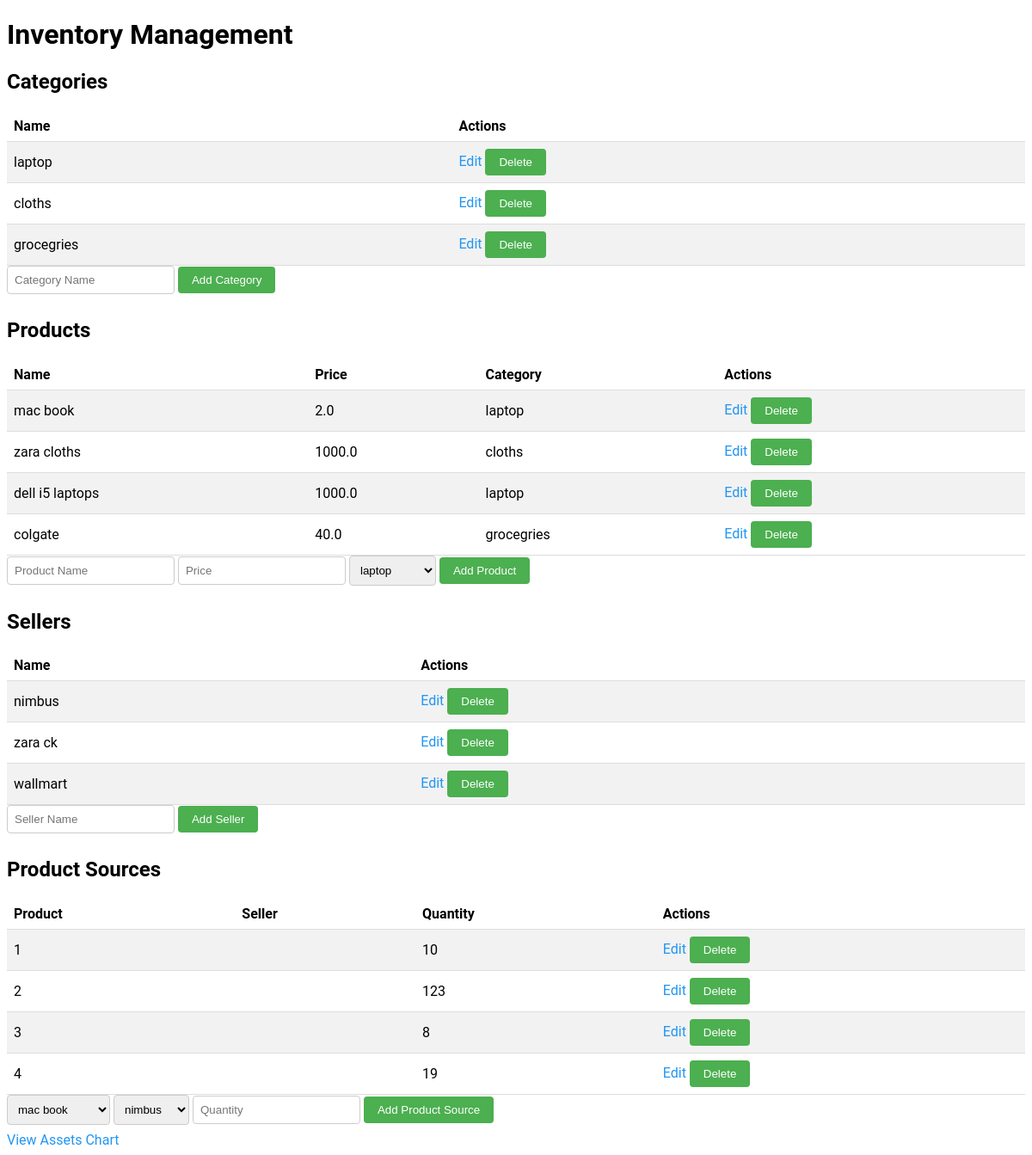
The page / on the database its author committed.
### app.py (models this page shows)
class Category(db.Model):
    id = db.Column(db.Integer, primary_key=True)
    name = db.Column(db.String(100), nullable=False)
    products = db.relationship('Product', backref='category', lazy='dynamic')

class Product(db.Model):
    id = db.Column(db.Integer, primary_key=True)
    name = db.Column(db.String(100), nullable=False)
    price = db.Column(db.Float, nullable=False)
    category_id = db.Column(db.Integer, db.ForeignKey('category.id'), nullable=False)

class Seller(db.Model):
    id = db.Column(db.Integer, primary_key=True)
    name = db.Column(db.String(100), nullable=False)
    products = db.relationship('ProductSource', backref='seller', lazy='dynamic')

class ProductSource(db.Model):
    id = db.Column(db.Integer, primary_key=True)
    product_id = db.Column(db.Integer, db.ForeignKey('product.id'), nullable=False)
    seller_id = db.Column(db.Integer, db.ForeignKey('seller.id'), nullable=False)
    quantity = db.Column(db.Integer, nullable=False)

### app.py (the view)
@app.route('/')
def index():
    categories = Category.query.all()
    products = Product.query.all()
    sellers = Seller.query.all()
    product_sources = ProductSource.query.all()
    return render_template('index.html', categories=categories, products=products, sellers=sellers, product_sources=product_sources)

### templates/index.html (shortened to what this page needs)
<!DOCTYPE html>
<html>
<head>
</head>
<body>
   <h1>Inventory Management</h1>
   <h2>Categories</h2>
   <table>
       <tr>
           <th>Name</th>
           <th>Actions</th>
       </tr>
       {% for category in categories %}
       <tr>
           <td>{{ category.name }}</td>
           <td>
               <a href="{{ url_for('edit_category', id=category.id) }}">Edit</a>
               <form action="{{ url_for('delete_category', id=category.id) }}" method="post" style="display: inline;">
                   <input type="submit" value="Delete" onclick="return confirm('Are you sure you want to delete this category?')">
               </form>
           </td>
       </tr>
       {% endfor %}
   </table>
   <form action="{{ url_for('add_category') }}" method="post">
       <input type="text" name="name" placeholder="Category Name" required>
       <input type="submit" value="Add Category">
   </form>
   <h2>Products</h2>
   <table>
       <tr>
           <th>Name</th>
           <th>Price</th>
           <th>Category</th>
           <th>Actions</th>
       </tr>
       {% for product in products %}
       <tr>
           <td>{{ product.name }}</td>
           <td>{{ product.price }}</td>
           <td>{{ product.category.name }}</td>
           <td>
               <a href="{{ url_for('edit_product', id=product.id) }}">Edit</a>
               <form action="{{ url_for('delete_product', id=product.id) }}" method="post" style="display: inline;">
                   <input type="submit" value="Delete" onclick="return confirm('Are you sure you want to delete this product?')">
               </form>
           </td>
       </tr>
       {% endfor %}
   </table>
   <form action="{{ url_for('add_product') }}" method="post">
       <input type="text" name="name" placeholder="Product Name" required>
       <input type="number" name="price" placeholder="Price" step="0.01" required>
       <select name="category_id" required>
           {% for category in categories %}
           <option value="{{ category.id }}">{{ category.name }}</option>
           {% endfor %}
       </select>
       <input type="submit" value="Add Product">
   </form>
   <h2>Sellers</h2>
   <table>
       <tr>
           <th>Name</th>
           <th>Actions</th>
       </tr>
       {% for seller in sellers %}
       <tr>
           <td>{{ seller.name }}</td>
           <td>
               <a href="{{ url_for('edit_seller', id=seller.id) }}">Edit</a>
               <form action="{{ url_for('delete_seller', id=seller.id) }}" method="post" style="display: inline;">
                   <input type="submit" value="Delete" onclick="return confirm('Are you sure you want to delete this seller?')">
               </form>
           </td>
       </tr>
       {% endfor %}
   </table>
   <form action="{{ url_for('add_seller') }}" method="post">
       <input type="text" name="name" placeholder="Seller Name" required>
       <input type="submit" value="Add Seller">
   </form>
   <h2>Product Sources</h2>
   <table>
       <tr>
           <th>Product</th>
           <th>Seller</th>
           <th>Quantity</th>
           <th>Actions</th>
       </tr>
       {% for product_source in product_sources %}
       <tr>
           <td>{{ product_source.product_id }}</td>
           <td>{{ product_source.seller_name }}</td>
           <td>{{ product_source.quantity }}</td>
           <td>
               <a href="{{ url_for('edit_product_source', id=product_source.id) }}">Edit</a>
               <form action="{{ url_for('delete_product_source', id=product_source.id) }}" method="post" style="display: inline;">
                   <input type="submit" value="Delete" onclick="return confirm('Are you sure you want to delete this product source?')">
               </form>
           </td>
       </tr>
       {% endfor %}
   </table>
   <form action="{{ url_for('add_product_source') }}" method="post">
       <select name="product_id" required>
           {% for product in products %}
           <option value="{{ product.id }}">{{ product.name }}</option>
           {% endfor %}
       </select>
       <select name="seller_id" required>
           {% for seller in sellers %}
           <option value="{{ seller.id }}">{{ seller.name }}</option>
           {% endfor %}
       </select>
       <input type="number" name="quantity" placeholder="Quantity" required>
       <input type="submit" value="Add Product Source">
   </form>
      <a href="{{ url_for('assets_chart') }}">View Assets Chart</a>
  </body>
  </html>

### templates/index.html (style rules this page uses)
table { border-collapse: collapse; width: 100%; }
th, td { text-align: left; padding: 8px; border-bottom: 1px solid #ddd; }
tr:nth-child(even) { background-color: #f2f2f2; }
body { font-family: 'Roboto', sans-serif; }
h1, h2 { font-weight: 700; }
input[type="text"], input[type="number"], select { padding: 8px; border: 1px solid #ccc; border-radius: 4px; box-sizing: border-box; margin-bottom: 8px; }
input[type="submit"] { background-color: #4CAF50; color: white; padding: 8px 16px; border: none; border-radius: 4px; cursor: pointer; }
a { color: #2196F3; text-decoration: none; }

### rows shown on the page
Category: name "laptop"
Category: name "cloths"
Category: name "grocegries"
Product: name "mac book", price "2.0", category.name "laptop"
Product: name "zara cloths", price "1000.0", category.name "cloths"
Product: name "dell i5 laptops", price "1000.0", category.name "laptop"
Product: name "colgate", price "40.0", category.name "grocegries"
Seller: name "nimbus"
Seller: name "zara ck"
Seller: name "wallmart"
ProductSource: product_id "1", quantity "10"
ProductSource: product_id "2", quantity "123"
ProductSource: product_id "3", quantity "8"
ProductSource: product_id "4", quantity "19"

### other values the page prints
form field category_id "laptop"
form field product_id "mac book"
form field seller_id "nimbus"
